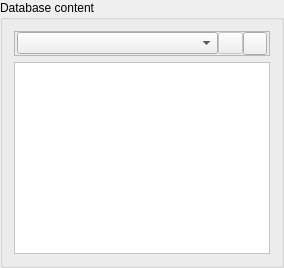
     <widget class="QGroupBox" name="databaseContentGroupBox">
      <property name="sizePolicy">
       <sizepolicy hsizetype="Expanding" vsizetype="Expanding">
        <horstretch>0</horstretch>
        <verstretch>0</verstretch>
       </sizepolicy>
      </property>
      <property name="title">
       <string>Database content</string>
      </property>
      <layout class="QGridLayout" name="gridLayout_2">
       <item row="1" column="0">
        <widget class="QTableView" name="tableView">
         <property name="sizePolicy">
          <sizepolicy hsizetype="Expanding" vsizetype="Expanding">
           <horstretch>0</horstretch>
           <verstretch>0</verstretch>
          </sizepolicy>
         </property>
         <property name="font">
          <font>
           <pointsize>9</pointsize>
          </font>
         </property>
         <property name="styleSheet">
          <string notr="true">background-color: rgb(255, 255, 255);
background-image : url(:/images/images/welcome.png);
background-position:center;
background-repeat:no-repeat;
</string>
         </property>
         <property name="lineWidth">
          <number>0</number>
         </property>
         <property name="editTriggers">
          <set>QAbstractItemView::DoubleClicked|QAbstractItemView::EditKeyPressed</set>
         </property>
         <property name="showDropIndicator" stdset="0">
          <bool>false</bool>
         </property>
         <property name="dragDropOverwriteMode">
          <bool>false</bool>
         </property>
         <property name="alternatingRowColors">
          <bool>false</bool>
         </property>
         <property name="sortingEnabled">
          <bool>true</bool>
         </property>
         <attribute name="horizontalHeaderCascadingSectionResizes">
          <bool>true</bool>
         </attribute>
         <attribute name="verticalHeaderVisible">
          <bool>false</bool>
         </attribute>
         <attribute name="verticalHeaderCascadingSectionResizes">
          <bool>true</bool>
         </attribute>
         <attribute name="verticalHeaderDefaultSectionSize">
          <number>29</number>
         </attribute>
         <attribute name="verticalHeaderShowSortIndicator" stdset="0">
          <bool>false</bool>
         </attribute>
        </widget>
       </item>
       <item row="0" column="0">
        <widget class="QFrame" name="textualizationFrame">
         <property name="sizePolicy">
          <sizepolicy hsizetype="Expanding" vsizetype="Preferred">
           <horstretch>0</horstretch>
           <verstretch>0</verstretch>
          </sizepolicy>
         </property>
         <property name="font">
          <font>
           <pointsize>9</pointsize>
          </font>
         </property>
         <property name="frameShape">
          <enum>QFrame::StyledPanel</enum>
         </property>
         <property name="frameShadow">
          <enum>QFrame::Plain</enum>
         </property>
         <layout class="QGridLayout" name="gridLayout">
          <property name="leftMargin">
           <number>2</number>
          </property>
          <property name="topMargin">
           <number>0</number>
          </property>
          <property name="rightMargin">
           <number>2</number>
          </property>
          <property name="bottomMargin">
           <number>0</number>
          </property>
          <property name="spacing">
           <number>0</number>
          </property>
          <item row="1" column="1">
           <widget class="QComboBox" name="textualizations">
            <property name="sizePolicy">
             <sizepolicy hsizetype="Expanding" vsizetype="Fixed">
              <horstretch>0</horstretch>
              <verstretch>0</verstretch>
             </sizepolicy>
            </property>
           </widget>
          </item>
          <item row="1" column="3">
           <widget class="QToolButton" name="columnsButton">
            <property name="text">
             <string/>
            </property>
            <property name="icon">
             <iconset>
              <normaloff>:/images/images/column.png</normaloff>:/images/images/column.png</iconset>
            </property>
            <property name="checkable">
             <bool>false</bool>
            </property>
            <property name="popupMode">
             <enum>QToolButton::InstantPopup</enum>
            </property>
            <property name="toolButtonStyle">
             <enum>Qt::ToolButtonIconOnly</enum>
            </property>
            <property name="autoRaise">
             <bool>false</bool>
            </property>
            <property name="arrowType">
             <enum>Qt::NoArrow</enum>
            </property>
           </widget>
          </item>
          <item row="1" column="2">
           <widget class="QPushButton" name="delTextualButton">
            <property name="enabled">
             <bool>false</bool>
            </property>
            <property name="maximumSize">
             <size>
              <width>25</width>
              <height>16777215</height>
             </size>
            </property>
            <property name="text">
             <string/>
            </property>
            <property name="icon">
             <iconset>
              <normaloff>:/images/images/delete.png</normaloff>:/images/images/delete.png</iconset>
            </property>
           </widget>
          </item>
         </layout>
        </widget>
       </item>
      </layout>
     </widget>
